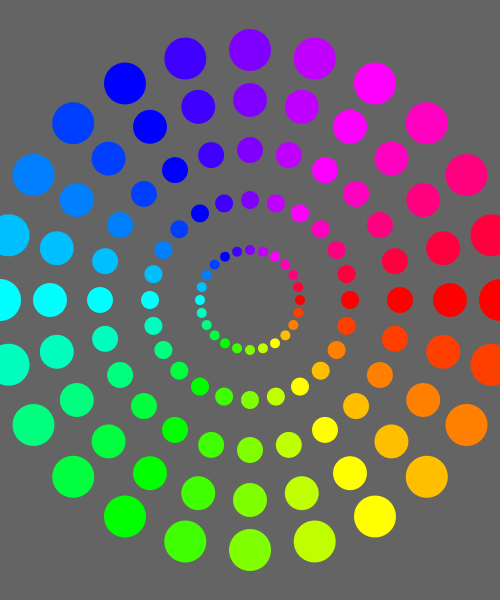
Frame 1 (no input)
Frame 60 (the mouse pressed at the canvas centre just before this capture): identical to frame 1, image omitted
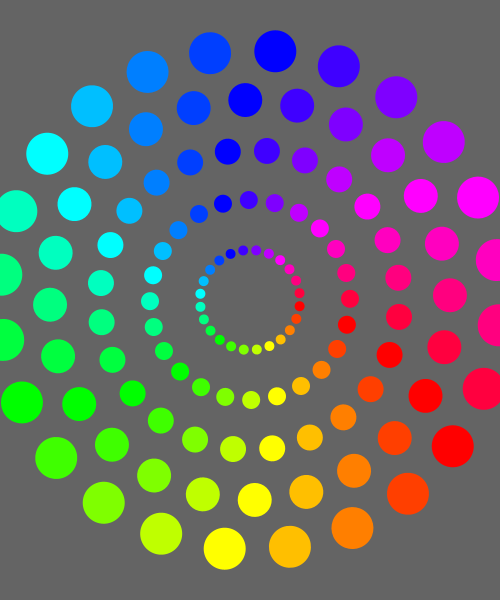
Frame 120 (the mouse held since frame 60 and released just before this capture)

The Processing sketch that drew these frames (run headless with seeded random() and noise(); from frame 60 on, the mouse is pressed at the canvas centre):

// Processing sketch: day3_15_forloop_angle_1
// ── day3_15_forloop_angle_1.pde
void setup() {
  size(500, 600);
  background(100);
}

void draw() {
  background(100);

  pushStyle();
  //colorMode(RGB, 255, 255, 255); // default
  colorMode(HSB, 360, 100, 100); 

  pushMatrix();
  translate(width/2, height/2);
  for (int distance = 50; distance < 300; distance += 50) {
    for (int angle=0; angle<360; angle += 15) {
      float adj = map(mouseX, 0, width, 0, 0.005);
      pushMatrix();      
      rotate( radians(angle) + distance * adj );
      
      noStroke();
      fill(angle, 100, 100); //(Hue, Sat, Bri)
      
      float size = map(distance , 50, 300, 10, 50);
      ellipse(distance, 0, size, size);
      popMatrix();
    }
  }
  popMatrix();

  popStyle();
}
